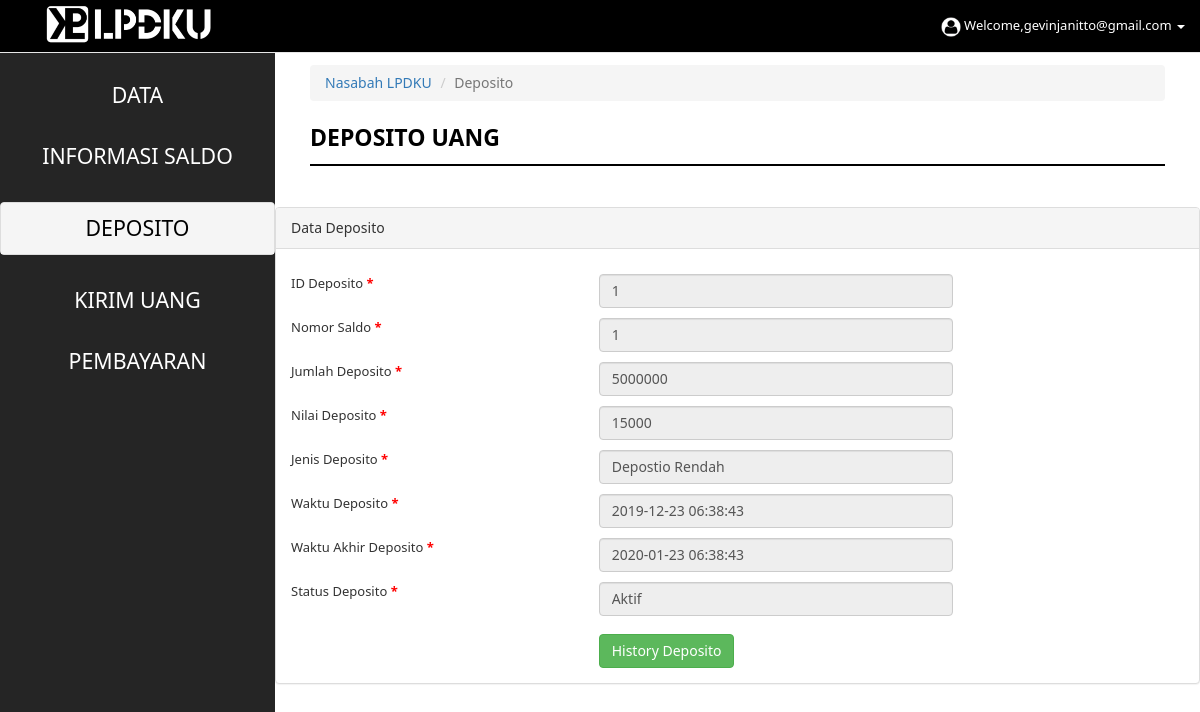
Page /nasabah/deposito.php (signed in) on the committed database.
### tables this page shows
CREATE TABLE `deposito` (
  `id_deposit` int(11) NOT NULL,
  `nomor_saldo` int(11) NOT NULL,
  `waktu_deposito` datetime DEFAULT NULL,
  `jumlah_deposito` int(9) NOT NULL,
  `id_jdeposit` varchar(1) NOT NULL,
  `waktu_penarikan` datetime NOT NULL,
  `status_deposito` varchar(15) NOT NULL
);

CREATE TABLE `jenis_deposito` (
  `id_jdeposit` int(1) NOT NULL,
  `nama_deposito` varchar(40) NOT NULL,
  `jumlah_bulan` int(2) NOT NULL,
  `persen_deposito` float NOT NULL
);

### nasabah/deposito.php (the view, shortened to what this page needs)
<!DOCTYPE html>
<html lang="en">
<head>
<link href="../css/bootstrap1.min.css" rel="stylesheet">
<link href="../css/simplesidebar.css" rel="stylesheet">
<link href="../css/stylee.css" rel="stylesheet">
</head>
<body onload="cekstatus()">
<div id="wrapper">
<div id="sidebar-wrapper" style="padding-top:50px;">
  <div class="panel-group" id="accordion" role="tablist" aria-multiselectable="true">
  <div class="pinggir"><br>
     <a href="data.php" style="text-decoration:none; color:white;">DATA</a><br><br>
     <a href="informasisaldo.php" style="text-decoration:none; color:white;">INFORMASI SALDO</a><br><br>
    <div class="panel panel-default" style="color:black">
      <div class="panel-heading" id="headingOne">
      <a href="deposito.php" style="text-decoration:none; color:black;">DEPOSITO</a>
      </div>
    </div>
     <br><a href="kirimuanglpd.php" style="text-decoration:none; color:white;">KIRIM UANG</a><br>
     <div>
        <br><a style="text-decoration:none; color:white;" class="collapsed" data-toggle="collapse" href="#collapseTwo">PEMBAYARAN<br></a>
     </div>
  </div>
</div>
</div>
<div id="page-content-wrapper">
<div class="container-fluid">
<ol class="breadcrumb">
  <li><a href="kirimuang.php">Nasabah LPDKU</a></li>
  <li class="active">Deposito</li>
</ol>
<div class="row">
    <div class="col-lg-12 col-md-12 col-sm-12 col-xs-12">
    <p style="font-size:23px;color:#000000;"><b></span>DEPOSITO UANG</b></p>
    <hr style="border:1px solid #000000;padding:0;margin:0px 0px 20px 0px;">
    </div>
</div>
    <?php
    include "../proses/cek.php";
    $email=$_SESSION['email_user'];
    $sql = mysqli_query($conn, "SELECT * FROM nasabah INNER JOIN saldo ON nasabah.id_nsb=saldo.id_nsb WHERE nasabah.email_nsb='$email'");
    $row = mysqli_fetch_assoc($sql);
    $nomsal = $row['nomor_saldo'];
    $sqldeposit = mysqli_query($conn, "SELECT * FROM deposito INNER JOIN jenis_deposito ON deposito.id_jdeposit = jenis_deposito.id_jdeposit WHERE nomor_saldo='$nomsal' ORDER BY id_deposit desc");
    $deposit = mysqli_fetch_assoc($sqldeposit);
    $nilai = ($deposit["jumlah_deposito"] * $deposit["persen_deposito"]/100);
    ?>
<div class="row">
<div class="col-lg-12 col-md-12 col-sm-12 col-xs-12">
    </div>
  </div>
  </div>
</div>
    <div class="panel panel-default" id="sudahdeposit">
    <div class="panel-heading" id="belumdeposit2">Data Deposito</div>
    <div class="panel-body" id="belumdeposit3">
      <form enctype="multipart/form-data">
           <div class="row" style="margin-top:10px;font-size:13px;">
               <div class="col-lg-4 col-md-4 col-sm-12 col-xs-12">
                ID Deposito <font color="red"><b>*</b></font>
              </div>
              <div class="col-lg-5 col-md-5 col-sm-12 col-xs-12">
                <input type="text" class="form-control" name="nomor_saldo" value="<?php echo $deposit['id_deposit']; ?>" readonly>
              </div>
          </div>
           <div class="row" style="margin-top:10px;font-size:13px;">
               <div class="col-lg-4 col-md-4 col-sm-12 col-xs-12">
                Nomor Saldo <font color="red"><b>*</b></font>
              </div>
              <div class="col-lg-5 col-md-5 col-sm-12 col-xs-12">
                <input type="text" class="form-control" name="nomor_saldo" value="<?php echo $deposit['nomor_saldo']; ?>" readonly>
              </div>
           </div>
           <div class="row" style="margin-top:10px;font-size:13px;">
               <div class="col-lg-4 col-md-4 col-sm-12 col-xs-12">
                Jumlah Deposito <font color="red"><b>*</b></font>
              </div>
              <div class="col-lg-5 col-md-5 col-sm-12 col-xs-12">
                <input type="text" class="form-control" name="nomor_saldo" value="<?php echo $deposit['jumlah_deposito']; ?>" readonly>
              </div>
           </div>
           <div class="row" style="margin-top:10px;font-size:13px;">
               <div class="col-lg-4 col-md-4 col-sm-12 col-xs-12">
                Nilai Deposito <font color="red"><b>*</b></font>
              </div>
              <div class="col-lg-5 col-md-5 col-sm-12 col-xs-12">
                <input type="text" class="form-control" name="nomor_saldo" value="<?php echo $nilai ?>" readonly>
              </div>
           </div>
           <div class="row" style="margin-top:10px;font-size:13px;">
               <div class="col-lg-4 col-md-4 col-sm-12 col-xs-12">
                Jenis Deposito <font color="red"><b>*</b></font>
              </div>
              <div class="col-lg-5 col-md-5 col-sm-12 col-xs-12">
                <input type="text" class="form-control" name="nomor_saldo" value="<?php echo $deposit['nama_deposito']; ?>" readonly>
              </div>
           </div>
           <div class="row" style="margin-top:10px;font-size:13px;">
               <div class="col-lg-4 col-md-4 col-sm-12 col-xs-12">
                Waktu Deposito <font color="red"><b>*</b></font>
              </div>
              <div class="col-lg-5 col-md-5 col-sm-12 col-xs-12">
                <input type="text" class="form-control" name="nomor_saldo" value="<?php echo $deposit['waktu_deposito']; ?>" readonly>
              </div>
           </div>
           <div class="row" style="margin-top:10px;font-size:13px;">
               <div class="col-lg-4 col-md-4 col-sm-12 col-xs-12">
                Waktu Akhir Deposito <font color="red"><b>*</b></font>
              </div>
              <div class="col-lg-5 col-md-5 col-sm-12 col-xs-12">
                <input type="text" class="form-control" name="nomor_saldo" value="<?php echo $deposit['waktu_penarikan']; ?>" readonly>
              </div>
           </div>
           <div class="row" style="margin-top:10px;font-size:13px;">
               <div class="col-lg-4 col-md-4 col-sm-12 col-xs-12">
                Status Deposito <font color="red"><b>*</b></font>
              </div>
              <div class="col-lg-5 col-md-5 col-sm-12 col-xs-12">
                <input type="text" class="form-control" name="nomor_saldo" value="<?php echo $deposit['status_deposito']; ?>" readonly>
                <br>
                <input class="btn btn-md btn-success collapsed" type="button" value="History Deposito" href="#dafdeposito" data-toggle="collapse" aria-expanded="false">
              </div>
           </div>
      </form>
    </div>
</div>
    <div class="col-lg-12 col-md-12 col-sm-12 col-xs-12 offset-lg-1">
                  <?php
                  $email=$_SESSION['email_user'];
                  ?>
  </div>
</div>
  <nav class="navbar navbar-default navbar-fixed-top" id="navbar-color" style="font-size:13px;">
    <div class="container-fluid">
      <div class="navbar-header">
        <div style="margin-left:20px;"><a href="#menu-toggle" id="menu-toggle"><img src="../images/logo1.png" widht="200" height="50"></a></div>
      </div>
      <div class="collapse navbar-collapse" id="myNavbar">
        <ul class="nav navbar-nav navbar-right">
          <li ><a href="#" id="navbar-color"><span id="clock"></span> </a></li>
          <li class="dropdown">
            <a class="dropdown-toggle" data-toggle="dropdown" href="#" id="navbar-color"><img src="../images/3.png" width="20" height="20"> Welcome,<?php echo $email; ?> <span class="caret"></span></a>
          </li>
        </ul>
      </div>
    </div>
  </nav>
</body>
</html>

### css/simplesidebar.css (style rules this page uses)
#wrapper { padding-left: 0; -webkit-transition: all 0.5s ease; -moz-transition: all 0.5s ease; -o-transition: all 0.5s ease; transition: all 0.5s ease; }
#sidebar-wrapper { z-index: 1000; position: fixed; left: 275px; width: 0; height: 100%; margin-left: -275px; overflow-y: auto; background: #252525; -webkit-transition: all 0.5s ease; -moz-transition: all 0.5s ease; -o-transition: all 0.5s ease; transition: all 0.5s ease; }
#page-content-wrapper { width: 100%; position: absolute; padding: 15px; }
@media (min-width:768px) { #wrapper { padding-left: 275px; } }
@media (min-width:768px) { #sidebar-wrapper { width: 275px; } }
@media (min-width:768px) { #page-content-wrapper { padding: 20px; position: relative; } }

### css/stylee.css (style rules this page uses)
.pinggir { font-size: 16pt; font-family:"Segoe UI"; text-align: center; color: white; }
* { font-family:"Segoe UI"; }
a { text-decoration:none !important; }
a { text-decoration: none important!; }
.navbar-fixed-top .nav { padding: 0px 0px 0px 0px; }
#navbar-color { background: #000000; color:#fff; }

### rows in the picture
deposito: nomor_saldo "1", nomor_saldo "5000000", nomor_saldo "15000", nomor_saldo "Depostio Rendah", nomor_saldo "2019-12-23 06:38:43", nomor_saldo "2020-01-23 06:38:43", nomor_saldo "Aktif"

### other values in the picture
$email "gevinjanitto@gmail.com"
